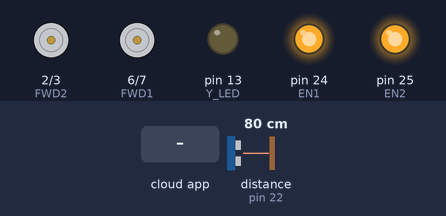
Simulated run of this sketch. Board: Arduino Mega 2560, built with avr-gcc and run on an emulated ATmega2560. On the bench: motor-driver pin pairs drawn as motors (green arrow = first pin HIGH = forward, orange = second pin HIGH = backward, longer = more drive), output pins drawn as LEDs (lit = HIGH). Wiring (inferred from the names in the program): ultrasonic range finder: trigger pin 23; echo pin 22. The inputs (shaded band) are chosen by the test bench; at power-on: distance to the obstacle (sensor on pin 22) 80 cm. The echo pulse lasts 58.3 µs per cm; the ROS host is connected and sends only what is stated; pins used as bus, display or sensor lines are not drawn.

Above: at 1.2 s.
1.3 s: the phone or cloud app sets linear.x to -100
At 1.4 s:
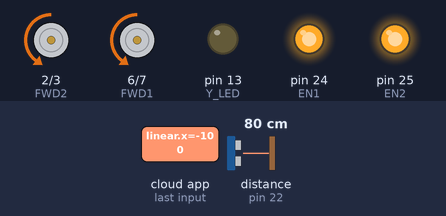
3.0 s: the phone or cloud app sets angular.z to -100
At 3.1 s:
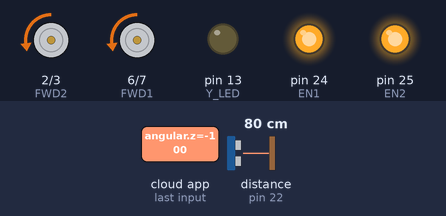
4.7 s: the phone or cloud app sets linear.x to 0
At 4.81 s:
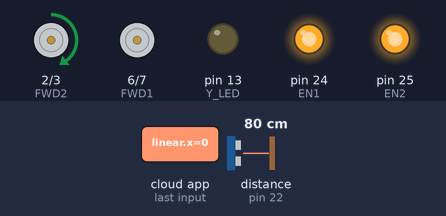
6.4 s: the phone or cloud app sets angular.z to 100
At 6.5 s:
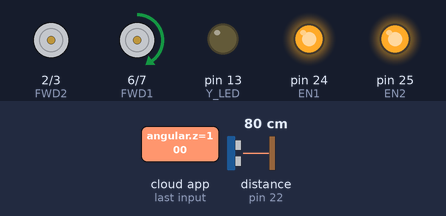
8.1 s: the phone or cloud app sets linear.x to 100
At 8.21 s:
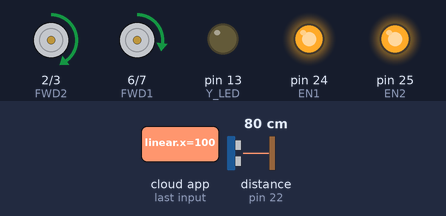
9.8 s: the phone or cloud app sets angular.z to 0
At 9.91 s:
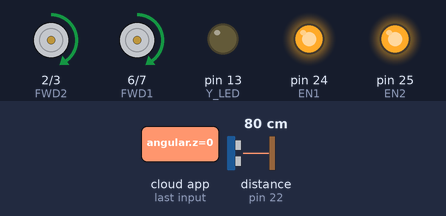
Timing chart, 0 to 12.5 s (numbered marks = the images above; inputs shaded):
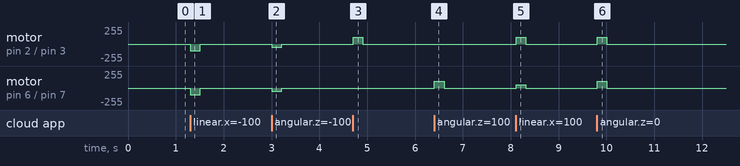

The sketch:

main_sketch.ino
```cpp
// ros lib
#include <ros.h>
#include <std_msgs/String.h>
#include <std_msgs/Empty.h>
#include <geometry_msgs/Twist.h>

//ros vars
ros::NodeHandle nh;
std_msgs::String str_msg;
ros::Publisher chatter("chatter", &str_msg);

// Arduino pins
const int EN1 = 24;
const int EN2 = 25;
const int REV1 = 7;
const int REV2 = 3;
const int FWD1 = 6;
const int FWD2 = 2;
const int SR_TRIGGER = 23;
const int SR_ECHO = 22;
const int Y_LED = 13;

// defines variables
long duration;
int distance;
boolean runForward = false;

// define speed vars
float currSpeed = 2.5;
int controlDelay = 200;
int FW1_Speed = 125;
int FW2_Speed = 125;

int highSpeed = 250;
int midSpeed = 125;
int lowSpeed = 50;

//clear all pins
void clearPins() {
  digitalWrite(EN1, HIGH);
  digitalWrite(EN2, HIGH);
  delay(1);
  digitalWrite(REV1, LOW);
  digitalWrite(REV2, LOW);
  digitalWrite(FWD1, LOW);
  digitalWrite(FWD2, LOW);
  delay(1);
}

//define callbacks and subscriber
void forward(const float fw1_speed, const float fw2_speed){
  clearPins();
  runForward = true;
  FW1_Speed = fw1_speed;
  FW2_Speed = fw2_speed;
}

void backward(const float rev1_speed, const float rev2_speed){
  clearPins();
  runForward = false;

  analogWrite(REV1, rev1_speed);
  analogWrite(REV2, rev2_speed);

  delay(controlDelay);
  clearPins();
}

void turn(const float fw1_speed, const float fw2_speed){
  clearPins();
  runForward = false;

  analogWrite(FWD1, fw1_speed);
  analogWrite(FWD2, fw2_speed);

  delay(controlDelay);
  clearPins();
}

void stop(){
  clearPins();
  runForward = false;
}


//listener to twist and its callback
 void controlTwist(const geometry_msgs::Twist& msg) {

   currSpeed = min(abs(msg.linear.x), 2.5);

   if(msg.linear.x == 0 && msg.angular.z == 0) {     //stop
     stop();
   }
   else if(msg.linear.x > 0 && msg.angular.z == 0) { //go forward
     forward(100 * currSpeed, 100 * currSpeed);
   }
   else if(msg.linear.x > 0 && msg.angular.z > 0) {  //turn left-up
     forward(50 * currSpeed, 100);
   }
   else if(msg.linear.x > 0 && msg.angular.z < 0) {  //turn right-up
     forward(50, 100 * currSpeed);
   }
   else if (msg.linear.x == 0 && msg.angular.z > 0) { //turn left
     turn(100, 0);
   }
   else if (msg.linear.x == 0 && msg.angular.z < 0) { //turn right
     turn(0, 100);
   }
   else if (msg.linear.x < 0 && msg.angular.z == 0) {  //go backward
     backward(100 * currSpeed, 100 * currSpeed);
   }
   else if (msg.linear.x < 0 && msg.angular.z > 0) {  //turn right-back
     backward(50, 50 * currSpeed);
   }
   else if (msg.linear.x < 0 && msg.angular.z < 0) {  //turn left-back
     backward(50 * currSpeed, 50);
   }
 }
 ros::Subscriber<geometry_msgs::Twist> subTwist("cmd_vel", &controlTwist );


void setup() {
 //initialize the pins
 pinMode(EN1, OUTPUT);
 pinMode(EN2, OUTPUT);
 pinMode(REV1, OUTPUT);
 pinMode(REV2, OUTPUT);
 pinMode(FWD1, OUTPUT);
 pinMode(FWD2, OUTPUT);
 pinMode(SR_TRIGGER, OUTPUT); // Sets the trigPin as an Output
 pinMode(SR_ECHO, INPUT); // Sets the echoPin as an Input
 pinMode(Y_LED, OUTPUT);

 //set the enable pins
 digitalWrite(EN1, HIGH);
 digitalWrite(EN2, HIGH);

 //ros initialization
 nh.initNode();
 nh.advertise(chatter);

 nh.subscribe(subTwist);
}


void loop() {

// ----------------- distance sensore -----------------
  // Clears the trigPin
  digitalWrite(SR_TRIGGER, LOW);
  delayMicroseconds(2);

  // Sets the trigPin on HIGH state for 10 micro seconds
  digitalWrite(SR_TRIGGER, HIGH);
  delayMicroseconds(10);
  digitalWrite(SR_TRIGGER, LOW);

  // Reads the echoPin, returns the sound wave travel time in microseconds
  duration = pulseIn(SR_ECHO, HIGH);

  // Calculating the distance
  distance = duration*0.034/2;

  //run forward and stop when you encounter a blocking object
  if(distance > 20 && runForward) {
      analogWrite(FWD1, FW1_Speed);
      analogWrite(FWD2, FW2_Speed);

      //stop after a quick delay, so doesn't run unless the forward key is pressed
      delay(controlDelay);
      runForward = false;
      clearPins();
  }

// ROS handler spin --------------------
  nh.spinOnce();
  delay(1);
}
```

Measured:
- after the input at 1.3 s, motor on pin 2 (FWD2) / pin 3 (REV2), motor on pin 6 (FWD1) / pin 7 (REV1): stopped → backward 100/255 at once, → stopped 0.20 s later
- after the input at 3.0 s, motor on pin 2 (FWD2) / pin 3 (REV2), motor on pin 6 (FWD1) / pin 7 (REV1): stopped → backward 50/255 at once, → stopped 0.20 s later
- after the input at 4.7 s, motor on pin 2 (FWD2) / pin 3 (REV2): stopped → forward 100/255 at once, → stopped 0.20 s later
- after the input at 6.4 s, motor on pin 6 (FWD1) / pin 7 (REV1): stopped → forward 100/255 at once, → stopped 0.20 s later
- after the input at 8.1 s, motor on pin 2 (FWD2) / pin 3 (REV2): stopped → forward 100/255 at once, → stopped 0.20 s later; motor on pin 6 (FWD1) / pin 7 (REV1): stopped → forward 50/255 at once, → stopped 0.20 s later
- after the input at 9.8 s, motor on pin 2 (FWD2) / pin 3 (REV2), motor on pin 6 (FWD1) / pin 7 (REV1): stopped → forward 100/255 at once, → stopped 0.20 s later
